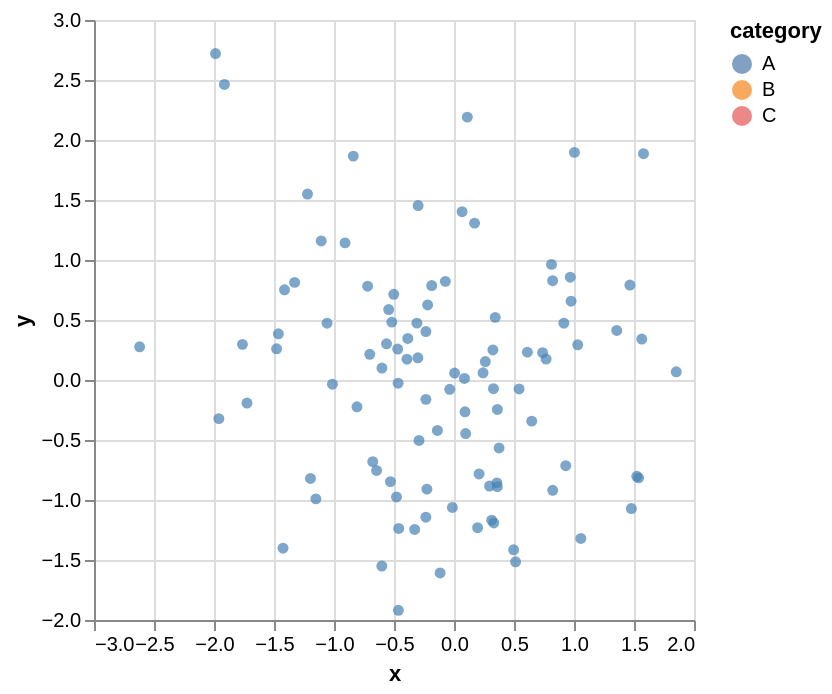

Vega-Lite specification stored for this chart:
### Vega-Lite specification from a JSON file in a GitHub repository (floating-point values rounded to 4 significant figures)
{"config": {"view": {"continuousWidth": 300, "continuousHeight": 300}}, "data": {"name": "data-647554daf6454eda8129d0a1feb90e65"}, "mark": {"type": "circle"}, "encoding": {"color": {"condition": {"test": "(var_select === 'category')", "field": "category", "type": "nominal"}, "value": "steelblue"}, "x": {"field": "x", "type": "quantitative"}, "y": {"field": "y", "type": "quantitative"}}, "params": [{"name": "var_select", "bind": {"input": "select", "options": ["x", "y", "category"], "name": "Select Variable: "}, "value": "x"}], "$schema": "https://vega.github.io/schema/vega-lite/v5.20.1.json", "datasets": {"data-647554daf6454eda8129d0a1feb90e65": [{"x": 0.4967, "y": -1.415, "category": "B", "value": 12.02}, {"x": -0.1383, "y": -0.4206, "category": "B", "value": 34.19}, {"x": 0.6477, "y": -0.3427, "category": "A", "value": 9.18}, {"x": 1.523, "y": -0.8023, "category": "A", "value": 9.416}, {"x": -0.2342, "y": -0.1613, "category": "A", "value": 31.14}, {"x": -0.2341, "y": 0.4041, "category": "C", "value": 97.95}, {"x": 1.579, "y": 1.886, "category": "B", "value": 17.53}, {"x": 0.7674, "y": 0.1746, "category": "C", "value": 1.716}, {"x": -0.4695, "y": 0.2576, "category": "A", "value": 76.34}, {"x": 0.5426, "y": -0.07445, "category": "B", "value": 80.69}, {"x": -0.4634, "y": -1.919, "category": "C", "value": 34.63}, {"x": -0.4657, "y": -0.02651, "category": "B", "value": 46.47}, {"x": 0.242, "y": 0.06023, "category": "C", "value": 64.98}, {"x": -1.913, "y": 2.463, "category": "B", "value": 4.806}, {"x": -1.725, "y": -0.1924, "category": "A", "value": 94.91}, {"x": -0.5623, "y": 0.3015, "category": "A", "value": 88.67}, {"x": -1.013, "y": -0.03471, "category": "B", "value": 26.09}, {"x": 0.3142, "y": -1.169, "category": "C", "value": 1.53}, {"x": -0.908, "y": 1.143, "category": "A", "value": 93.34}, {"x": -1.412, "y": 0.7519, "category": "A", "value": 50.1}, {"x": 1.466, "y": 0.791, "category": "A", "value": 53.94}, {"x": -0.2258, "y": -0.9094, "category": "B", "value": 68.4}, {"x": 0.06753, "y": 1.403, "category": "B", "value": 61.59}, {"x": -1.425, "y": -1.402, "category": "C", "value": 94.39}, {"x": -0.5444, "y": 0.5869, "category": "C", "value": 94.43}, {"x": 0.1109, "y": 2.19, "category": "C", "value": 86.72}, {"x": -1.151, "y": -0.9905, "category": "B", "value": 63.64}, {"x": 0.3757, "y": -0.5663, "category": "B", "value": 80.09}, {"x": -0.6006, "y": 0.09965, "category": "C", "value": 67.72}, {"x": -0.2917, "y": -0.5035, "category": "C", "value": 57.34}, {"x": -0.6017, "y": -1.551, "category": "B", "value": 12.85}, {"x": 1.852, "y": 0.06856, "category": "C", "value": 81.12}, {"x": -0.0135, "y": -1.062, "category": "A", "value": 82.06}, {"x": -1.058, "y": 0.4736, "category": "B", "value": 62.59}, {"x": 0.8225, "y": -0.9194, "category": "C", "value": 82.04}, {"x": -1.221, "y": 1.55, "category": "B", "value": 65.15}, {"x": 0.2089, "y": -0.7833, "category": "A", "value": 20.67}, {"x": -1.96, "y": -0.3221, "category": "B", "value": 27.4}, {"x": -1.328, "y": 0.8135, "category": "B", "value": 21.46}, {"x": 0.1969, "y": -1.231, "category": "B", "value": 37.73}, {"x": 0.7385, "y": 0.2275, "category": "B", "value": 3.896}, {"x": 0.1714, "y": 1.307, "category": "A", "value": 61.83}, {"x": -0.1156, "y": -1.607, "category": "B", "value": 33.66}, {"x": -0.3011, "y": 0.1846, "category": "B", "value": 65.57}, {"x": -1.479, "y": 0.2599, "category": "C", "value": 38.54}, {"x": -0.7198, "y": 0.7818, "category": "B", "value": 68.16}, {"x": -0.4606, "y": -1.237, "category": "C", "value": 34.06}, {"x": 1.057, "y": -1.32, "category": "A", "value": 26.07}, {"x": 0.3436, "y": 0.5219, "category": "A", "value": 49.6}, {"x": -1.763, "y": 0.297, "category": "A", "value": 69.29}, {"x": 0.3241, "y": 0.2505, "category": "A", "value": 34.83}, {"x": -0.3851, "y": 0.3464, "category": "C", "value": 93.66}, {"x": -0.6769, "y": -0.68, "category": "B", "value": 3.919}, {"x": 0.6117, "y": 0.2323, "category": "A", "value": 41.79}, {"x": 1.031, "y": 0.2931, "category": "B", "value": 96.76}, {"x": 0.9313, "y": -0.7144, "category": "C", "value": 54.8}, {"x": -0.8392, "y": 1.866, "category": "C", "value": 42.35}, {"x": -0.3092, "y": 0.4738, "category": "C", "value": 56.85}, {"x": 0.3313, "y": -1.191, "category": "A", "value": 57.59}, {"x": 0.9755, "y": 0.6566, "category": "B", "value": 73.16}, {"x": -0.4792, "y": -0.9747, "category": "B", "value": 12.77}, {"x": -0.1857, "y": 0.7871, "category": "B", "value": 25.0}, {"x": -1.106, "y": 1.159, "category": "C", "value": 58.05}, {"x": -1.196, "y": -0.8207, "category": "A", "value": 86.71}, {"x": 0.8125, "y": 0.9634, "category": "C", "value": 56.19}, {"x": 1.356, "y": 0.4128, "category": "C", "value": 23.86}, {"x": -0.07201, "y": 0.8221, "category": "B", "value": 67.98}, {"x": 1.004, "y": 1.897, "category": "C", "value": 73.99}, {"x": 0.3616, "y": -0.2454, "category": "B", "value": 23.82}, {"x": -0.6451, "y": -0.7537, "category": "A", "value": 37.77}, {"x": 0.3614, "y": -0.8895, "category": "B", "value": 53.43}, {"x": 1.538, "y": -0.8158, "category": "A", "value": 49.66}, {"x": -0.03583, "y": -0.0771, "category": "B", "value": 38.96}, {"x": 1.565, "y": 0.3412, "category": "C", "value": 29.76}, {"x": -2.62, "y": 0.2767, "category": "C", "value": 9.998}, {"x": 0.8219, "y": 0.8272, "category": "A", "value": 5.349}, {"x": 0.08705, "y": 0.013, "category": "A", "value": 95.85}, {"x": -0.299, "y": 1.454, "category": "A", "value": 84.71}, {"x": 0.09176, "y": -0.2647, "category": "B", "value": 35.49}, {"x": -1.988, "y": 2.72, "category": "B", "value": 95.68}, {"x": -0.2197, "y": 0.6257, "category": "A", "value": 67.68}, {"x": 0.3571, "y": -0.8572, "category": "C", "value": 48.25}, {"x": 1.478, "y": -1.071, "category": "B", "value": 49.3}, {"x": -0.5183, "y": 0.4825, "category": "B", "value": 8.328}, {"x": -0.8085, "y": -0.2235, "category": "B", "value": 9.17}, {"x": -0.5018, "y": 0.714, "category": "A", "value": 60.24}, {"x": 0.9154, "y": 0.4732, "category": "A", "value": 55.37}, {"x": 0.3288, "y": -0.07283, "category": "A", "value": 21.27}, {"x": -0.5298, "y": -0.8468, "category": "A", "value": 94.62}, {"x": 0.5133, "y": -1.515, "category": "A", "value": 78.13}, {"x": 0.09708, "y": -0.4465, "category": "C", "value": 11.35}, {"x": 0.9686, "y": 0.8564, "category": "C", "value": 93.09}, {"x": -0.7021, "y": 0.2141, "category": "A", "value": 97.42}, {"x": -0.3277, "y": -1.246, "category": "B", "value": 99.59}, {"x": -0.3921, "y": 0.1732, "category": "A", "value": 5.587}, {"x": -1.464, "y": 0.3853, "category": "C", "value": 73.7}, {"x": 0.2961, "y": -0.8839, "category": "C", "value": 54.59}, {"x": 0.2611, "y": 0.1537, "category": "B", "value": 70.58}, {"x": 0.005113, "y": 0.05821, "category": "C", "value": 96.87}, {"x": -0.2346, "y": -1.143, "category": "A", "value": 68.8}]}}
